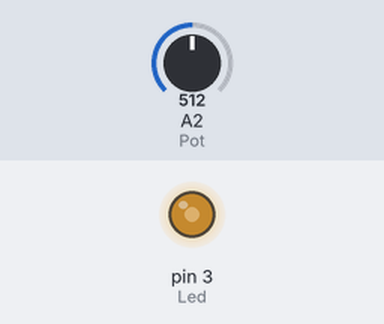
Bench run of a sketch on a simulated Arduino Uno, built with avr-gcc and run on an emulated ATmega328P. Shown: output pins drawn as LEDs (lit = HIGH). The inputs (shaded band) are chosen by the test bench; at power-on: A2 (Pot) = 512.

Above: at 1.2 s.
1.3 s: A2 (Pot) set to 716
At 1.7 s:
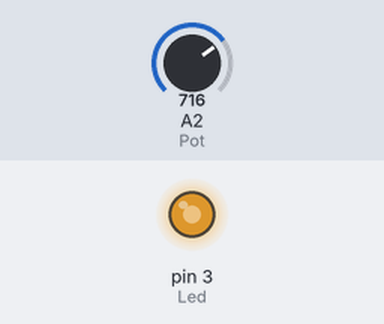
2.8 s: A2 (Pot) set to 900
At 4.0 s:
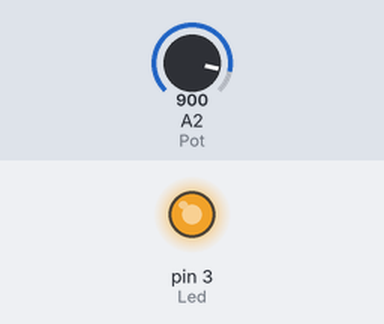
4.3 s: A2 (Pot) set to 122
At 5.2 s:
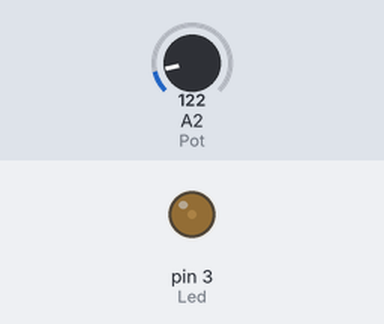
5.8 s: A2 (Pot) set to 0
At 6.3 s:
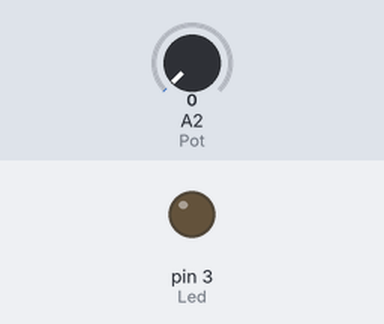
7.3 s: A2 (Pot) set to 511
At 8.7 s:
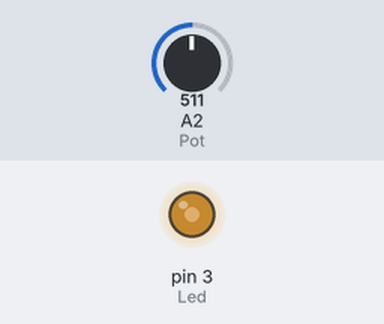
Timing chart, 0 to 9.8 s (numbered marks = the images above; inputs shaded):
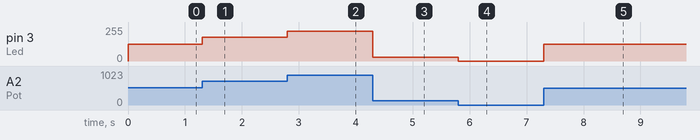

The sketch:

VarLight.ino
```cpp
int Led = 3;
int Brightness;
int Pot = A2;
int Light;


void setup() {

  Serial.begin(9600);
  pinMode(Led, OUTPUT);
  pinMode(Pot, INPUT);


}

void loop() {

  Brightness = analogRead(Pot);

  Light = map(Brightness, 0, 1023, 0, 255);

  analogWrite(Led, Light);
}
```

Measured:
- after the input at 1.3 s, pin 3 (Led): 127/255 → 178/255 at once
- after the input at 2.8 s, pin 3 (Led): 178/255 → 224/255 at once
- after the input at 4.3 s, pin 3 (Led): 224/255 → 30/255 at once
- after the input at 5.8 s, pin 3 (Led): 30/255 → 0/255 at once
- after the input at 7.3 s, pin 3 (Led): 0/255 → 127/255 at once
